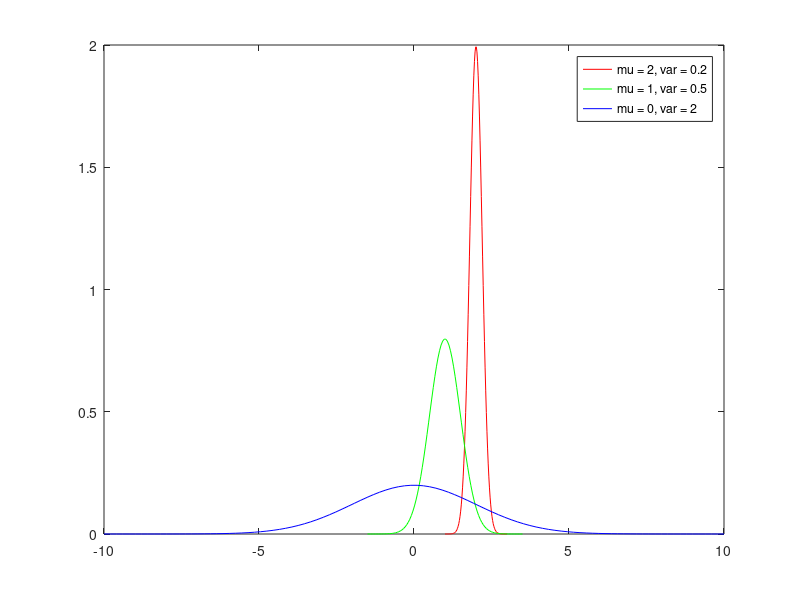
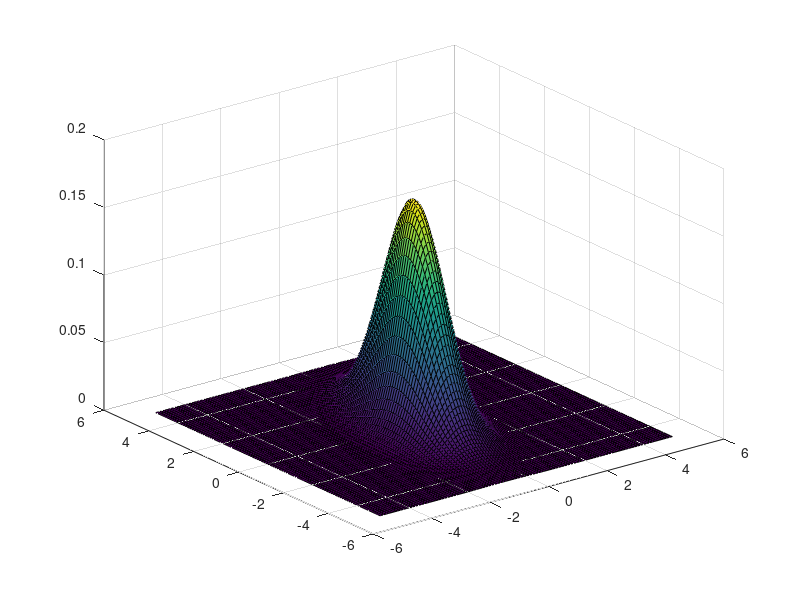
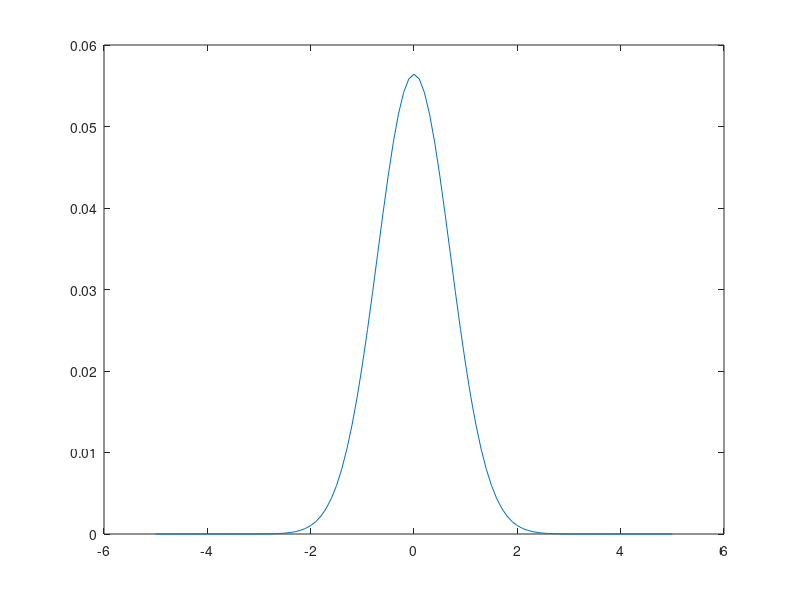
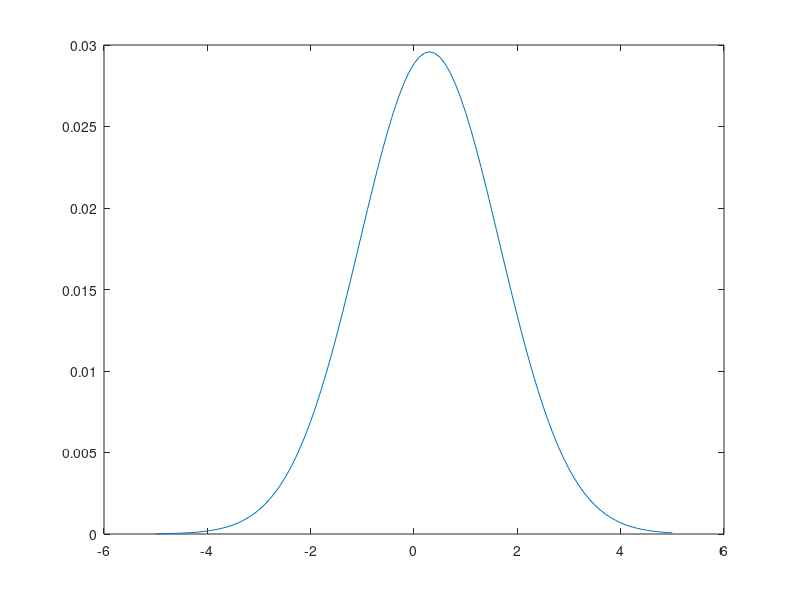

The MATLAB script that drew these images, in order:
% Q3.a
figure(1);
% (2, 0.2)
X = linspace(1, 3);
plot(X, normpdf(X, 2, 0.2), 'r');
hold on;
% (1, 0.5)
X2 = linspace(-1.5, 3.5);
plot(X2, normpdf(X2, 1, 0.5), 'g');
% (0, 2)
X3 = linspace(-10, 10);
plot(X3, normpdf(X3, 0, 2), 'b');
legend('mu = 2, var = 0.2', 'mu = 1, var = 0.5', 'mu = 0, var = 2');

% Q3.b
figure(2);
multivarGaussMin = -5;
multivarGaussMax = 5;
multivarGaussStep = 0.1;
[X, Y] = meshgrid(multivarGaussMin:multivarGaussStep:multivarGaussMax, multivarGaussMin:multivarGaussStep:multivarGaussMax);
Z = reshape(mvnpdf([X(:) Y(:)], [0, 0], [0.5 0.3; 0.3 2.0]), length(X), length(Y));
surf(X, Y, Z);

% Q4
% For a given x value, estimate p(x) by adding up all rectangular prisms
% with that same x value.
marginalized = sum(Z, 1) * multivarGaussStep * multivarGaussStep;
figure(3);
plot(X(1, :), marginalized);

% Q5
% I hard-code the column where X = 0.5 here. Bad but meh.
figure(4)
plot(Y(:, 56), Z(:, 56)/sum(Z(:, 56)));